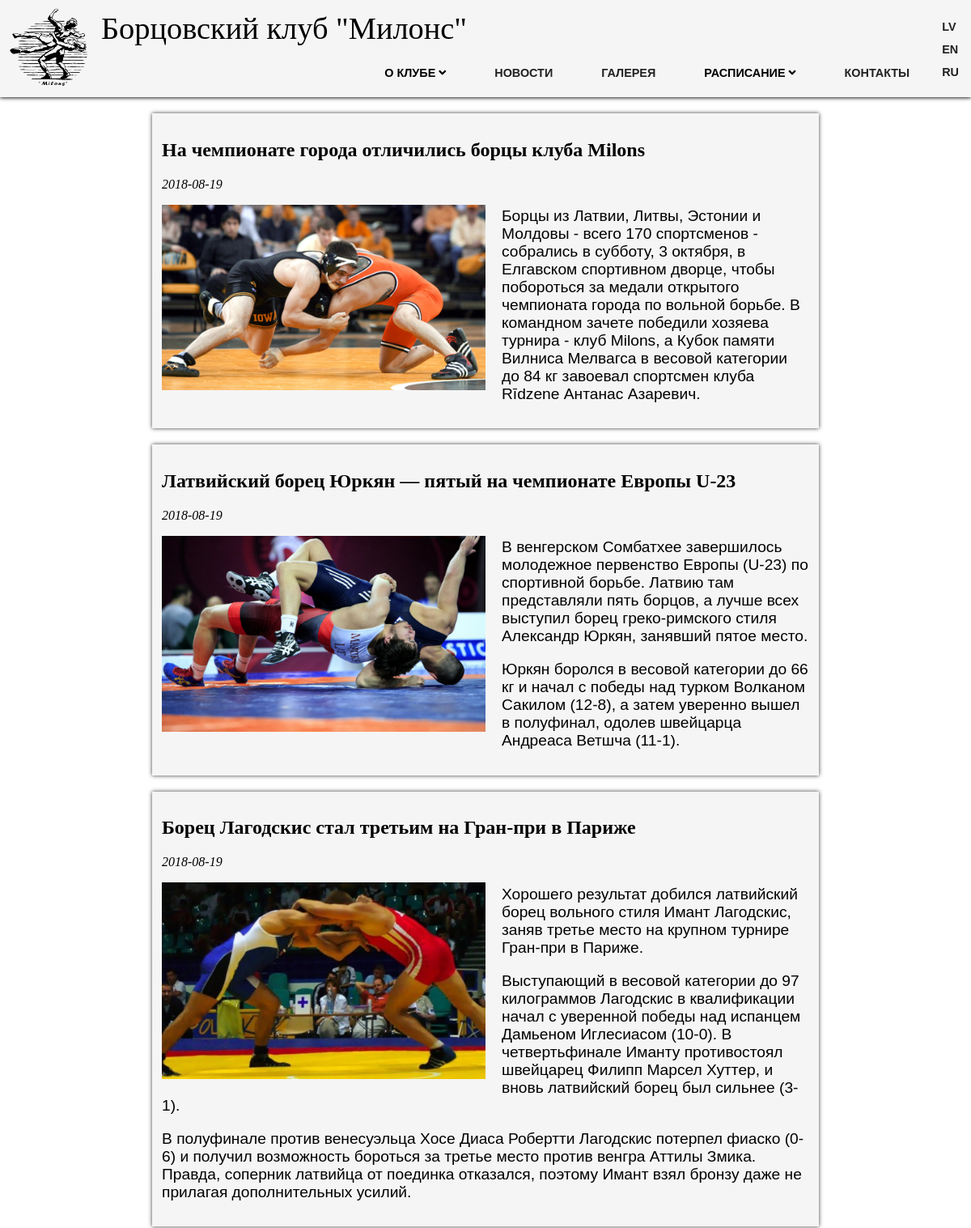
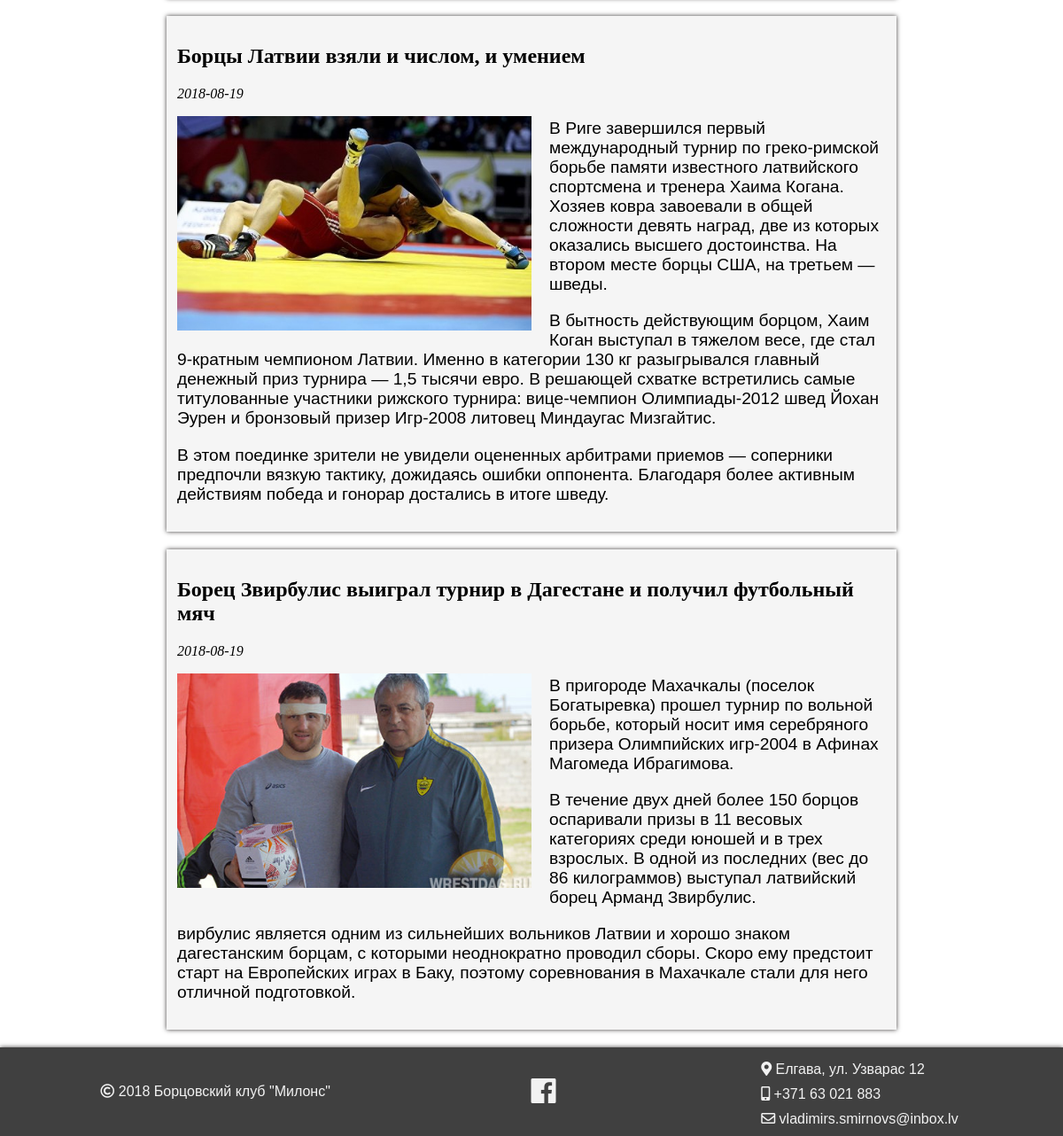
The page / on the database its author committed (2 pictures, top to bottom).
### tables this page shows
CREATE TABLE `news` (
  `id` int(2) NOT NULL,
  `title` varchar(256) NOT NULL,
  `date` date NOT NULL,
  `image` varchar(256) NOT NULL,
  `text` text NOT NULL
);

### index.php (the view, shortened to what this page needs)
<!DOCTYPE html>
<html lang="en">
<head>
  <link rel="stylesheet" href="css/style.css">
  <link rel="stylesheet" href="css/fontawesome-all.css">
</head>
<body>
  <div class="wrapper">
    <header>
      <div class="bcc">
        <div class="logo">
          <img src="img/wrestling.png" class="menu_btn" alt="Wrestling Club MILONS. Борцовский клуб Милонс.">
          <span>Борцовский клуб "Милонс"</span>
        </div>
        <div class="menu">
          <nav>
            <ul>
              <li>
                <label for="club" class="menu_btn">О клубе
                  <i class="fas fa-angle-down"></i>
                </label>
              </li>
              <li>
                <a href="index.php" class="menu_btn">Новости</a>
              </li>
              <li>
                <a href="gallery.html" class="menu_btn">Галерея</a>
              </li>
              <li>
                <label for="schedule" class="menu_btn">Расписание
                  <i class="fas fa-angle-down"></i>
                </label>
              </li>
              <li>
                <a href="contacts.html" class="menu_btn">Контакты</a>
              </li>
              <li>
                <div class="lang">
                  <div class="lang_btn"><a href="#"> LV </a></div>
                  <div class="lang_btn"><a href="#"> EN </a></div>
                  <div class="lang_btn"><a href="#"> RU </a></div>
                </div>
              </li>
            </ul>
          </nav>
        </div>
      </div>
    </header>
    <main>
    <?php
    $link = mysqli_connect('localhost', 'admin1', 'password1', 'milonsdb') or
        die("Ошибка " . mysqli_error($link));
    $query = "SELECT * FROM news";
    $result = mysqli_query($link, $query) or
        die("Ошибка " . mysqli_error($link));
    $row = mysqli_fetch_assoc($result);
    ?>
    <?php if ($result) {
        do { ?>
      <article class="news clearfix">
        <h1>
          <?php echo $row['title']; ?>
        </h1>
        <h3>
          <?php echo $row['date']; ?>
        </h3>
        <div class="news_image">
          <?php echo $row['image']; ?>
        </div>
        <p class="anot">
          <?php echo $row['text']; ?>
        </p>
      </article>
      <?php } while ($row = mysqli_fetch_assoc($result));
    } ?>
    </main>
    <footer>
      <div class="footer_copy">
        <div class="copy"><i class="far fa-copyright"></i> 2018 Борцовский клуб "Милонс"</div>
      </div>
      <div class="footer_contact">
        <div class="address">
          <i class="fas fa-map-marker-alt"></i> Елгава, ул. Узварас 12</div>
        <div class="phone">
          <i class="fas fa-mobile-alt"></i> +371 63 021 883</div>
        <div class="mail">
          <i class="far fa-envelope"></i> vladimirs.smirnovs@inbox.lv</div>
      </div>
      <div class="footer_social">
        <div class="fb"><a href="https://www.facebook.com/groups/milons"> <i class="fab fa-facebook"></i></a></div>
      </div>
    </footer>
  </div>
</body>
</html>

### css/style.css (style rules this page uses)
body { margin: 0; padding: 0; background-color: #ffffff; overflow-y: scroll; }
h1, h2, h3, h4, h5, h6 { font-family: 'Garamond', 'Georgia' serif; }
h3 { font-style: italic; font-weight: 300; font-size: 1em; }
p, ul, td, footer, .gallery_content, textarea { font-family: 'Tahoma', 'Verdana', sans-serif; }
p { font-weight: 500; font-size: 1.2em; }
header { width: 100%; height: 50px; position: fixed; top: 0; left: 0; z-index: 100; }
header .bcc { display: flex; flex-direction: column; background-color: #f5f5f5; height: 70px; box-shadow: 0 0 5px #3B3838; }
header .logo { line-height: 70px; font-size: 1.2em; }
header .logo span { padding-left: 75px; }
header .logo > img { width: 50px; height: 50px; position: absolute; top: 10px; left: 10px; }
.menu { display: none; }
.lang { display: flex; justify-content: center; background-color: #f5f5f5; }
.lang a { padding: 6px 10px; margin-right: 5px; transition: all 0.5s ease; -webkit-transition: all 0.5s ease; -moz-transition: all 0.5s ease; -ms-transition: all 0.5s ease; -o-transition: all 0.5s ease; }
nav { display: block; margin: 0 auto; position: relative; top: 0; left: 0; font-size: 0.9em; font-weight: 600; }
nav ul { margin: 0; padding: 0; list-style-type: none; position: relative; box-shadow: 0 0 5px #3B3838; }
nav ul li { display: block; text-transform: uppercase; }
nav ul li label { display: block; padding: 10px 30px; background-color: #f5f5f5; cursor: pointer; transition: all 0.5s ease; -webkit-transition: all 0.5s ease; -moz-transition: all 0.5s ease; -ms-transition: all 0.5s ease; -o-transition: all 0.5s ease; }
nav ul li label i { transition: all 0.3s ease; -webkit-transition: all 0.3s ease; -moz-transition: all 0.3s ease; -ms-transition: all 0.3s ease; -o-transition: all 0.3s ease; }
nav ul li a { display: block; text-decoration: none; padding: 10px 30px; background-color: #f5f5f5; color: #212121; transition: all 0.5s ease; -webkit-transition: all 0.5s ease; -moz-transition: all 0.5s ease; -ms-transition: all 0.5s ease; -o-transition: all 0.5s ease; }
.news { margin: 0 auto; max-width: 800px; padding: 1%; margin-bottom: 20px; background-color: #f5f5f5; box-shadow: 0 0 5px #3B3838; border-radius: 0; }
.news .news_image { max-width: 400px; }
.news .news_image img { width: 100%; float: left; margin-right: 20px; margin-bottom: 10px; }
.news:first-child { margin-top: 80px; }
.news:last-child { margin-bottom: 20px; }
footer { display: flex; flex-direction: column; align-items: center; color: #f2f2f2; background-color: #404040; box-shadow: 0 0 5px #3B3838; height: 180px; }
footer .footer_copy { align-self: center; order: 1; }
footer .footer_contact { display: inline-flex; flex-direction: column; justify-content: center; align-items: flex-start; }
footer .footer_contact div { margin: 5px; }
footer .footer_contact div:first-child { margin-top: 10px; }
footer .footer_social { align-self: center; margin: 10px 0; }
footer .footer_social .fb { font-size: 2em; }
footer .footer_social .fb a { color: #f2f2f2; }
.clearfix { content: ''; clear: both; display: table; }
@media screen and (min-width: 1024px) { header { height: 120px; position: fixed; box-shadow: 0 0 5px #3B3838; } }
@media screen and (min-width: 1024px) { header .bcc { height: 120px; } }
@media screen and (min-width: 1024px) { header .logo img { width: 100px; height: 100px; } }
@media screen and (min-width: 1024px) { header .logo span { position: relative; top: 0; margin-left: 50px; font-size: 2em; } }
@media screen and (min-width: 1024px) { header .menu { display: block; } }
@media screen and (min-width: 1024px) { header .lang { display: flex; justify-content: center; flex-direction: column; position: relative; top: -53px; background-color: #f5f5f5; } }
@media screen and (min-width: 1024px) { header nav { display: flex; justify-content: flex-end; top: -5px; } }
@media screen and (min-width: 1024px) { header nav ul { box-shadow: none; display: flex; } }
@media screen and (min-width: 1024px) { .news:first-child { margin-top: 140px; } }
@media screen and (min-width: 1024px) { footer { flex-direction: row; justify-content: space-around; height: 100px; } }
@media screen and (min-width: 1024px) { footer .footer_copy { order: 0; } }
@media screen and (min-width: 1024px) { footer .footer_contact { order: 1; } }

### rows shown on the page
news: title "На чемпионате города отличились борцы клуба Milons", date "2018-08-19", image (picture), text "Борцы из Латвии, Литвы, Эстонии и Молдовы - всего 170 спортсменов - собрались в субботу, 3 октября, в Елгавском спортивном дворце, чтобы побороться за медали открытого чемпионата города по вольной борьбе. В командном зачете победили хозяева турнира - клуб Milons, а Кубок памяти Вилниса Мелвагса в весовой категории до 84 кг завоевал спортсмен клуба Rīdzene Антанас Азаревич."
news: title "Латвийский борец Юркян — пятый на чемпионате Европы U-23", date "2018-08-19", image (picture), text "В венгерском Сомбатхее завершилось молодежное первенство Европы (U-23) по спортивной борьбе. Латвию там представляли пять борцов, а лучше всех выступил борец греко-римского стиля Александр Юркян, занявший пятое место. Юркян боролся в весовой категории до 66 кг и начал с победы над турком Волканом Сакилом (12-8), а затем уверенно вышел в полуфинал, одолев швейцарца Андреаса Ветшча (11-1)."
news: title "Борец Лагодскис стал третьим на Гран-при в Париже", date "2018-08-19", image (picture), text "Хорошего результат добился латвийский борец вольного стиля Имант Лагодскис, заняв третье место на крупном турнире Гран-при в Париже. Выступающий в весовой категории до 97 килограммов Лагодскис в квалификации начал с уверенной победы над испанцем Дамьеном Иглесиасом (10-0). В четвертьфинале Иманту противостоял швейцарец Филипп Марсел Хуттер, и вновь латвийский борец был сильнее (3-1). В полуфинале против венесуэльца Хосе Диаса Робертти Лагодскис потерпел фиаско (0-6) и получил возможность бороться за третье место против венгра Аттилы Змика. Правда, соперник латвийца от поединка отказался, поэтому Имант взял бронзу даже не прилагая дополнительных усилий."
news: title "Борцы Латвии взяли и числом, и умением", date "2018-08-19", image (picture), text "В Риге завершился первый международный турнир по греко-римской борьбе памяти известного латвийского спортсмена и тренера Хаима Когана. Хозяев ковра завоевали в общей сложности девять наград, две из которых оказались высшего достоинства. На втором месте борцы США, на третьем — шведы. В бытность действующим борцом, Хаим Коган выступал в тяжелом весе, где стал 9-кратным чемпионом Латвии. Именно в категории 130 кг разыгрывался главный денежный приз турнира — 1,5 тысячи евро. В решающей схватке встретились самые титулованные участники рижского турнира: вице-чемпион Олимпиады-2012 швед Йохан Эурен и бронзовый призер Игр-2008 литовец Миндаугас Мизгайтис. В этом поединке зрители не увидели…"
news: title "Борец Звирбулис выиграл турнир в Дагестане и получил футбольный мяч", date "2018-08-19", image (picture), text "В пригороде Махачкалы (поселок Богатыревка) прошел турнир по вольной борьбе, который носит имя серебряного призера Олимпийских игр-2004 в Афинах Магомеда Ибрагимова. В течение двух дней более 150 борцов оспаривали призы в 11 весовых категориях среди юношей и в трех взрослых. В одной из последних (вес до 86 килограммов) выступал латвийский борец Арманд Звирбулис. вирбулис является одним из сильнейших вольников Латвии и хорошо знаком дагестанским борцам, с которыми неоднократно проводил сборы. Скоро ему предстоит старт на Европейских играх в Баку, поэтому соревнования в Махачкале стали для него отличной подготовкой."
